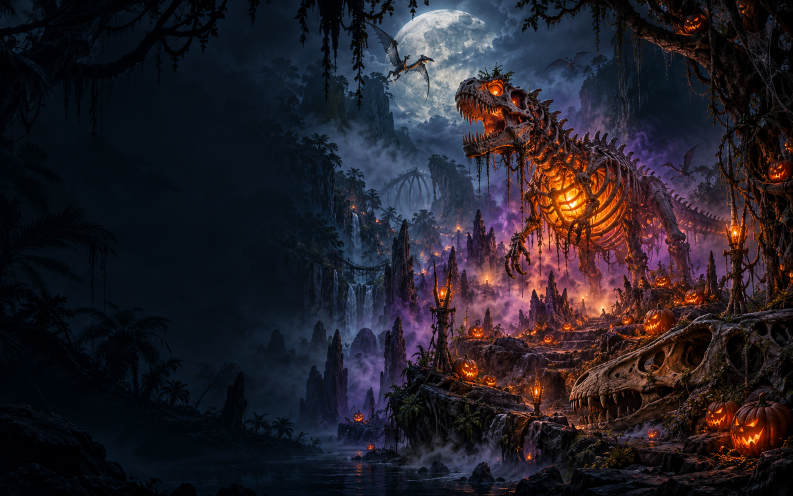
#> input picture native/assets/hollow-harvest-menu-v1.png, 1586 x 992 px (shown at 1/2 size)
$ python -i release_hollow_harvest.py   (imports and definitions only)
#> lines starting #> are read from the running program, lines starting #| are printed output that depends on the picture
"""Prepare local player-facing release notes and a shareable PNG. Never publishes."""
from pathlib import Path
from PIL import Image, ImageDraw, ImageFont
import json, re, textwrap
ROOT=Path(__file__).resolve().parents[2]
NATIVE=ROOT/'native'
VERSION='0.10.0'
TITLE='The Hollow Harvest'
entries=[
 ('camp','relic','HALLOWEEN HAS ARRIVED','Hollow Harvest is on by default. A haunted main menu, witch-hatted Vesper, pumpkin-club Kael and 22 painted enemy skins bring the season to every expedition. Turn the theme off in Settings to restore the original look and music.'),
 ('clock','relic','A HAUNTED SOUNDTRACK','Nine original chip-fantasy tracks give each map and biome its own spooky melody. Kael\'s pumpkin club lands with a new crunchy smash.'),
 ('club','weapon','KAEL FINDS HIS VOICE','Kael speaks when selected, when bosses arrive or fall, and when he dies. Hurt, level-up and low-health lines use chances and cooldowns. Voice lines never overlap, and music softens while he speaks.'),
 ('map','relic','LESS TRAVEL. MORE TROUBLE.','Map boundaries shrink by 20%. Authored routes shorten by 25%. Early supplies and discoveries are closer. Guarded Cursed Reliquaries award chests; Ancient Forges improve your strongest unfinished weapon, or award 40 amber to a complete arsenal.'),
 ('thorns','weapon','THE THORN CROWN','Locks a horn charge before rushing through its lane. Step aside during the windup. Alternates charges with a staggered thorn fan; its second phase adds a close-range horn sweep.'),
 ('mortar','weapon','BASALT BEHEMOTH','Stomps out sequential fissures and throws arcing volcanic rocks. Read the cracks and landing markers. Molten armor adds another rock in phase two.'),
 ('frost','weapon','THE PALE HUNT','Locks a landing point, leaps high, then crashes down. Periodically calls a small hunting pack. Summoned hunters are capped so the pack cannot grow forever.'),
 ('stasis','weapon','THE AURORA MAW','Fades away and reforms at a marked position, releasing spectral projectiles. Alternates this with a frost-breath cone. Flank the committed breath to attack safely.'),
 ('orbital','weapon','THE MERIDIAN WARDEN','Creates breakable lenses that aim crossing beams. Destroy a lens to cancel its beam and expose the Warden to 25% more damage for 2.5 seconds.'),
 ('miasma','weapon','THE BLOOM BELOW','Lobs spore pods that hatch if left alive, then releases a ring of slow spores. Destroy pods to deny the brood and expose the boss to 25% more damage for 2.5 seconds. The Extinction Engine keeps its meteor, fire-lane and anchor mechanics.'),
 ('lightning','weapon','READ AND SHAPE YOUR BUILD','Upgrade cards once again show weapon types such as Spell, Projectile, Chain and Melee. One Banish per normal run removes an unwanted upgrade from future offers without spending a reroll. Daily remains pure RNG.'),
 ('chest','relic','DISCOVERIES THAT PAY OFF','Finding a new discovery grants 20 amber and heals up to 12% maximum health, capped at 18. Suggested discoveries appear before a run; click one to track it. Ironbriar, Ballistics and Riftcraft can also unlock through damage dealt with their matching weapons. Existing kill milestones still work.'),
]
def prepare():
 notes=NATIVE/'scripts/patch_notes.gd'
 old=notes.read_text(encoding='utf-8-sig')
 history_path=NATIVE/'assets/patch-history.json'
 history=json.loads(history_path.read_text(encoding='utf-8-sig'))
 previous=re.search(r'const VERSION="([^"]+)"',old).group(1)
 if previous!=VERSION and not any(r['version']==previous for r in history):
  old_entries=json.loads(re.search(r'const ENTRIES=(\[.*?\])\s*static func',old,re.S).group(1))
  history.insert(0,{'version':previous,'title':re.search(r'const TITLE="([^"]+)"',old).group(1),'entries':old_entries})
 history_path.write_text(json.dumps(history,ensure_ascii=False,indent=2),encoding='utf-8')
 data=[dict(icon=i,category=c,title=t,body=b) for i,c,t,b in entries]
 notes.write_text('extends RefCounted\n## Player-facing changes only.\nconst VERSION="'+VERSION+'"\nconst TITLE="'+TITLE+'"\nconst ENTRIES='+json.dumps(data,ensure_ascii=False,indent=1)+'\nstatic func releases():\n\tvar all=[{"version":VERSION,"title":TITLE,"entries":ENTRIES}]\n\tall.append_array(JSON.parse_string(FileAccess.get_file_as_string("res://assets/patch-history.json")))\n\treturn all\n',encoding='utf-8')
 (NATIVE/f'RELEASE-{VERSION}.md').write_text('# Extinction Protocol '+VERSION+' — '+TITLE+'\n\n'+'\n\n'.join('## '+t+'\n\n'+b for _,_,t,b in entries),encoding='utf-8')
 for path in [NATIVE/'project.godot',NATIVE/'export_presets.cfg']:
  source=path.read_text(encoding='utf-8-sig')
  source=source.replace('0.9.2',VERSION)
  path.write_text(source,encoding='utf-8')
 p=NATIVE/'scripts/daily_challenge.gd';p.write_text(p.read_text(encoding='utf-8').replace('RULESET="0.9.1"','RULESET="'+VERSION+'"'),encoding='utf-8')
 p=NATIVE/'scripts/expedition.gd';p.write_text(p.read_text(encoding='utf-8').replace('"version":"native-0.9.1"','"version":"native-'+VERSION+'","halloween":halloween'),encoding='utf-8')
 render(data)
def render(data):
 W=1400
 title_font=ImageFont.truetype(str(NATIVE/'assets/fonts/Cinzel.ttf'),32)
 body_font=ImageFont.truetype(str(NATIVE/'assets/fonts/SourceSans3.ttf'),27)
 headline=ImageFont.truetype(str(NATIVE/'assets/fonts/Cinzel.ttf'),72)
 probe=ImageDraw.Draw(Image.new('RGB',(W,100)))
 def wrap(text,font,width):
  lines=[];line=''
  for word in text.split():
   candidate=(line+' '+word).strip()
   if probe.textlength(candidate,font=font)>width and line:lines.append(line);line=word
   else:line=candidate
  if line:lines.append(line)
  return lines
 blocks=[]
 for entry in data:
  titles=wrap(entry['title'],title_font,1070)
  lines=wrap(entry['body'],body_font,1070)
  blocks.append((entry,titles,lines,max(190,70+len(titles)*43+len(lines)*37)))
 H=620+sum(b[3]+20 for b in blocks)+80
 canvas=Image.new('RGB',(W,H),'#0b1215');draw=ImageDraw.Draw(canvas)
 cover=Image.open(NATIVE/'assets/hollow-harvest-menu-v1.png').convert('RGB')
 from PIL import ImageOps
 cover=ImageOps.fit(cover,(W,520))
 cover=Image.blend(cover,Image.new('RGB',cover.size,'#081017'),.35)
 canvas.paste(cover,(0,0));draw=ImageDraw.Draw(canvas)
 draw.rectangle((0,0,W,8),fill='#c07933')
 draw.text((65,65),'EXTINCTION PROTOCOL',font=title_font,fill='#dfc491')
 draw.text((65,128),'THE HOLLOW',font=headline,fill='#f2dfb6',stroke_width=1)
 draw.text((65,212),'HARVEST',font=headline,fill='#f2dfb6',stroke_width=1)
 draw.text((67,330),'0.10.0  /  HALLOWEEN UPDATE',font=title_font,fill='#efa865')
 draw.text((67,413),'Ancient bones. Borrowed souls. One more night.',font=body_font,fill='#ddd1b7')
 draw.line((65,550,W-65,550),fill='#b08950',width=2)
 y=595
 for index,(entry,titles,lines,height) in enumerate(blocks):
  draw.rectangle((55,y,W-55,y+height),fill='#132022')
  draw.rectangle((55,y,61,y+height),fill='#957547')
  draw.text((82,y+24),f'{index+1:02}',font=title_font,fill='#c79251')
  # Existing painted weapon/relic icons remain consistent with in-game notes.
  category=entry['category'];name=entry['icon']
  if category=='weapon':
   weapon_ids=['revolver','club','frost','fire','lightning','shotgun','orbital','mortar','spear','pyre','winter','miasma','dread','aegis','stasis','thunderstorm','whiteout','supernova','lastword','earthshaker','bastion','ricochet','return','compass','tablet']
   if name=='thorns':
    sheet=Image.open(NATIVE/'assets/thorns-breakables-08.png').convert('RGBA');icon=sheet.crop((0,0,sheet.width//2,sheet.height//2));icon.thumbnail((115,115));canvas.paste(icon,(86,y+71),icon)
   if name in weapon_ids:
    k=weapon_ids.index(name);sheet=Image.open(NATIVE/'assets/icons-weapons-06.png').convert('RGBA');cw,ch=sheet.width/5,sheet.height/5
    icon=sheet.crop((int(k%5*cw),int(k//5*ch),int((k%5+1)*cw),int((k//5+1)*ch)));icon.thumbnail((115,115));canvas.paste(icon,(86,y+71),icon)
  else:
   sheet=Image.open(NATIVE/'assets/hollow-harvest-accessories.png').convert('RGBA');icon=sheet.crop((541,440,1139,1024));icon.thumbnail((100,115));canvas.paste(icon,(92,y+75),icon)
  ty=y+23
  for line in titles:draw.text((255,ty),line,font=title_font,fill='#e4c48e');ty+=43
  ty+=13
  for line in lines:draw.text((255,ty),line,font=body_font,fill='#c2d0cc');ty+=37
  y+=height+20
 draw.text((65,H-55),'FREE HOBBY PLAYTEST  /  ORIGINAL ART + AI-ASSISTED DEVELOPMENT',font=ImageFont.truetype(str(NATIVE/'assets/fonts/SourceSans3.ttf'),19),fill='#7f9997')
 output=ROOT/'dist'/f'Extinction-Protocol-{VERSION}-Patch-Notes.png';canvas.save(output)
 print('Prepared release notes:',output,canvas.size)
# [1 line not run here, left out]

>>> import cv2
>>> picture = cv2.imread('../assets/hollow-harvest-menu-v1.png', cv2.IMREAD_GRAYSCALE)
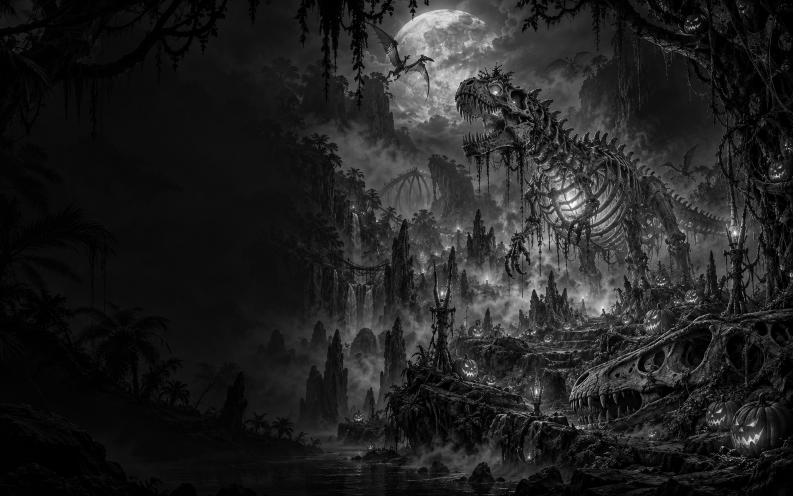
#> picture: shape (992, 1586) (shown at 1/2 size); min 0, max 255, mean 33.2
#> the loop in render, `for entry in data:` made 1 pass
#> after the loop in render, `for entry in data:`: blocks = []
#> (the run stopped early here; a loop or call above may not have finished)

$ run again, on native/assets/ancestor-earth-fragments.png
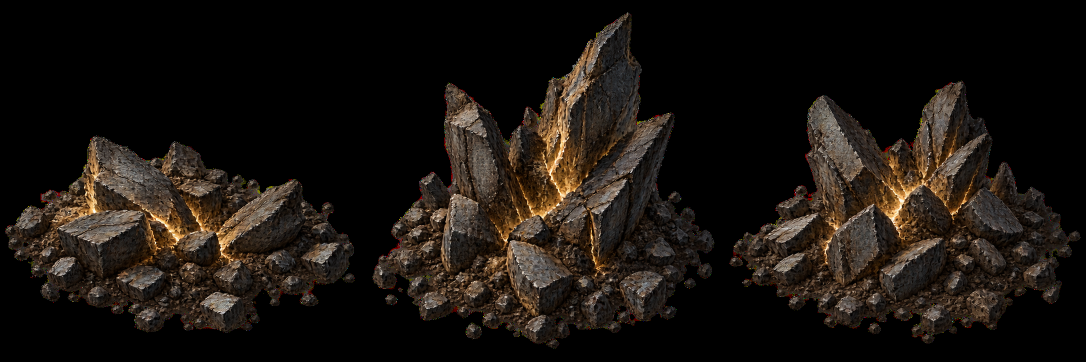
#> input picture native/assets/ancestor-earth-fragments.png, 2172 x 724 px (shown at 1/2 size)
#> `picture = cv2.imread('../assets/hollow-harvest-menu-v1.png', cv2.IMREA..`:
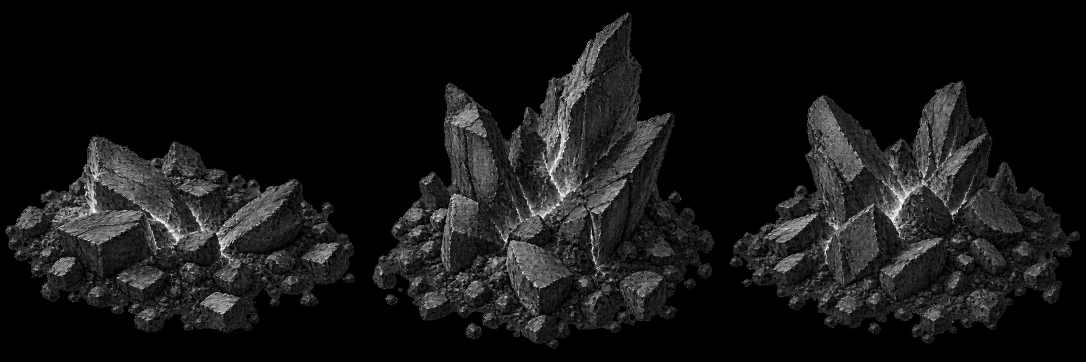
#> picture: shape (724, 2172) (shown at 1/2 size); min 0, max 255, mean 21.4
#> the loop in render, `for entry in data:` made 1 pass
#> after the loop in render, `for entry in data:`: blocks = []

$ run again, on native/assets/characters.png
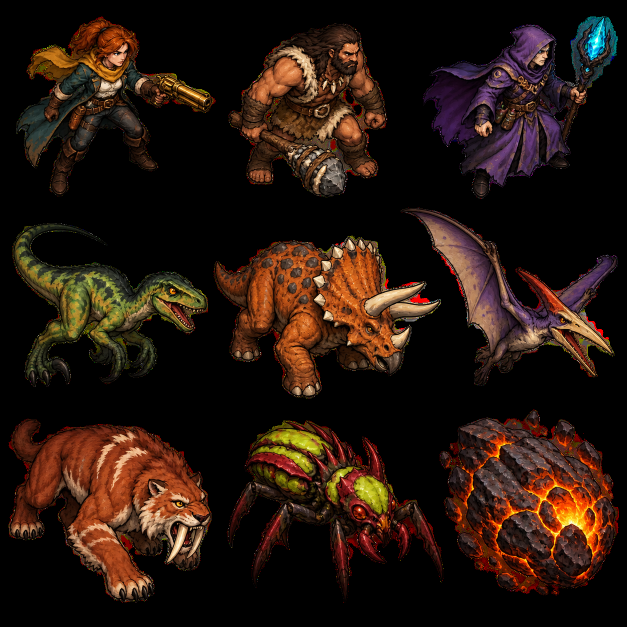
#> input picture native/assets/characters.png, 1254 x 1254 px (shown at 1/2 size)
#> `picture = cv2.imread('../assets/hollow-harvest-menu-v1.png', cv2.IMREA..`:
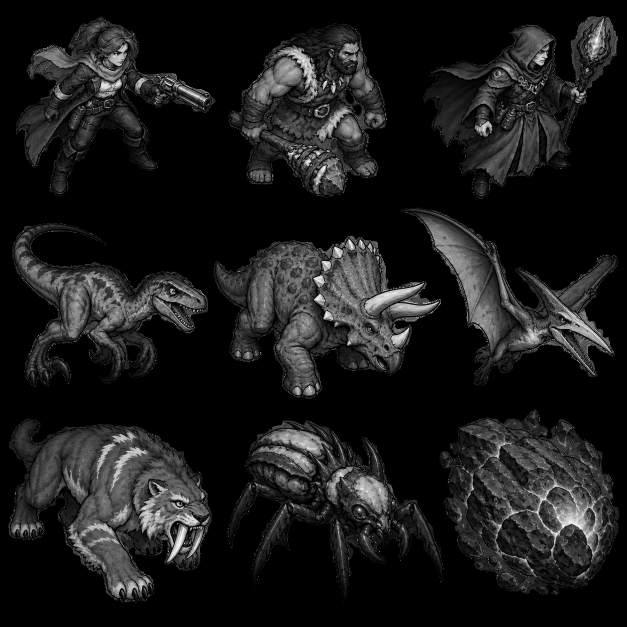
#> picture: shape (1254, 1254) (shown at 1/2 size); min 0, max 255, mean 26.5
#> the loop in render, `for entry in data:` made 1 pass
#> after the loop in render, `for entry in data:`: blocks = []

$ run again, on native/assets/frontiers-07.png
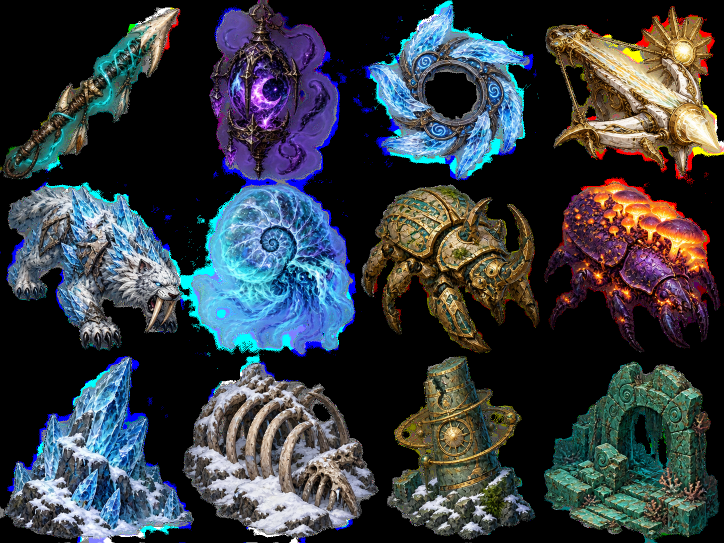
#> input picture native/assets/frontiers-07.png, 1448 x 1086 px (shown at 1/2 size)
#> `picture = cv2.imread('../assets/hollow-harvest-menu-v1.png', cv2.IMREA..`:
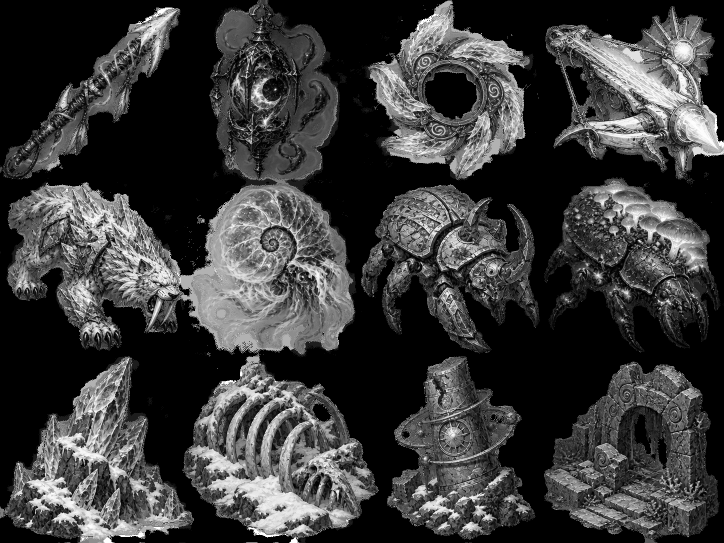
#> picture: shape (1086, 1448) (shown at 1/2 size); min 0, max 255, mean 58
#> the loop in render, `for entry in data:` made 1 pass
#> after the loop in render, `for entry in data:`: blocks = []
